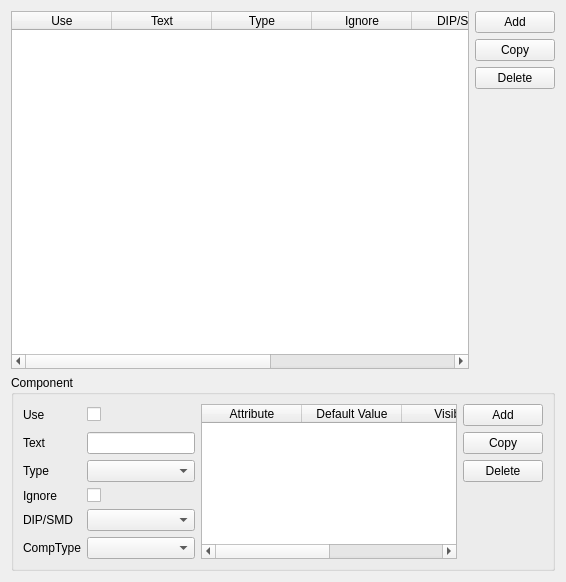
         <widget class="QWidget" name="tab">
          <attribute name="title">
           <string>Attribute assigment</string>
          </attribute>
          <layout class="QGridLayout" name="gridLayout_6">
           <item row="0" column="0" rowspan="4">
            <widget class="QTableWidget" name="tableWidget">
             <column>
              <property name="text">
               <string>Use</string>
              </property>
             </column>
             <column>
              <property name="text">
               <string>Text</string>
              </property>
             </column>
             <column>
              <property name="text">
               <string>Type</string>
              </property>
             </column>
             <column>
              <property name="text">
               <string>Ignore</string>
              </property>
             </column>
             <column>
              <property name="text">
               <string>DIP/SMD</string>
              </property>
             </column>
             <column>
              <property name="text">
               <string>CompType</string>
              </property>
             </column>
             <column>
              <property name="text">
               <string>Attribute List</string>
              </property>
             </column>
            </widget>
           </item>
           <item row="0" column="1">
            <widget class="QPushButton" name="pushButton_4">
             <property name="text">
              <string>Add</string>
             </property>
            </widget>
           </item>
           <item row="1" column="1">
            <widget class="QPushButton" name="pushButton_5">
             <property name="text">
              <string>Copy</string>
             </property>
            </widget>
           </item>
           <item row="2" column="1">
            <widget class="QPushButton" name="pushButton_6">
             <property name="text">
              <string>Delete</string>
             </property>
            </widget>
           </item>
           <item row="3" column="1">
            <spacer name="verticalSpacer_2">
             <property name="orientation">
              <enum>Qt::Vertical</enum>
             </property>
             <property name="sizeHint" stdset="0">
              <size>
               <width>20</width>
               <height>280</height>
              </size>
             </property>
            </spacer>
           </item>
           <item row="4" column="0" colspan="2">
            <widget class="QGroupBox" name="groupBox">
             <property name="title">
              <string>Component</string>
             </property>
             <layout class="QGridLayout" name="gridLayout_3" columnstretch="0,0,1,0">
              <item row="2" column="0">
               <widget class="QLabel" name="label_4">
                <property name="text">
                 <string>Type</string>
                </property>
               </widget>
              </item>
              <item row="2" column="1">
               <widget class="QComboBox" name="comboBox_3"/>
              </item>
              <item row="0" column="1">
               <widget class="QCheckBox" name="checkBox">
                <property name="text">
                 <string/>
                </property>
               </widget>
              </item>
              <item row="5" column="0">
               <widget class="QLabel" name="label_3">
                <property name="text">
                 <string>CompType</string>
                </property>
               </widget>
              </item>
              <item row="4" column="1">
               <widget class="QComboBox" name="comboBox"/>
              </item>
              <item row="5" column="1">
               <widget class="QComboBox" name="comboBox_2"/>
              </item>
              <item row="4" column="0">
               <widget class="QLabel" name="label_2">
                <property name="text">
                 <string>DIP/SMD</string>
                </property>
               </widget>
              </item>
              <item row="0" column="0">
               <widget class="QLabel" name="label_6">
                <property name="text">
                 <string>Use</string>
                </property>
               </widget>
              </item>
              <item row="1" column="1">
               <widget class="QLineEdit" name="lineEdit"/>
              </item>
              <item row="0" column="2" rowspan="6">
               <widget class="QTableWidget" name="tableWidget_2">
                <column>
                 <property name="text">
                  <string>Attribute</string>
                 </property>
                </column>
                <column>
                 <property name="text">
                  <string>Default Value</string>
                 </property>
                </column>
                <column>
                 <property name="text">
                  <string>Visible</string>
                 </property>
                </column>
                <column>
                 <property name="text">
                  <string>Side</string>
                 </property>
                </column>
               </widget>
              </item>
              <item row="3" column="1">
               <widget class="QCheckBox" name="checkBox_2">
                <property name="text">
                 <string/>
                </property>
               </widget>
              </item>
              <item row="3" column="0">
               <widget class="QLabel" name="label_7">
                <property name="text">
                 <string>Ignore</string>
                </property>
               </widget>
              </item>
              <item row="1" column="0">
               <widget class="QLabel" name="label_5">
                <property name="text">
                 <string>Text</string>
                </property>
               </widget>
              </item>
              <item row="0" column="3">
               <widget class="QPushButton" name="pushButton_7">
                <property name="text">
                 <string>Add</string>
                </property>
               </widget>
              </item>
              <item row="1" column="3">
               <widget class="QPushButton" name="pushButton_8">
                <property name="text">
                 <string>Copy</string>
                </property>
               </widget>
              </item>
              <item row="2" column="3">
               <widget class="QPushButton" name="pushButton_9">
                <property name="text">
                 <string>Delete</string>
                </property>
               </widget>
              </item>
             </layout>
            </widget>
           </item>
          </layout>
         </widget>
